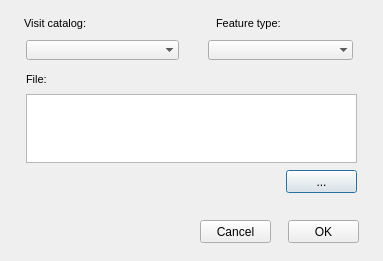
<?xml version="1.0" encoding="UTF-8"?>
<ui version="4.0">
 <class>Dialog</class>
 <widget class="QDialog" name="Dialog">
  <property name="geometry">
   <rect>
    <x>0</x>
    <y>0</y>
    <width>383</width>
    <height>261</height>
   </rect>
  </property>
  <property name="windowTitle">
   <string>Dialog</string>
  </property>
  <widget class="QLabel" name="label_units">
   <property name="geometry">
    <rect>
     <x>24</x>
     <y>12</y>
     <width>97</width>
     <height>22</height>
    </rect>
   </property>
   <property name="font">
    <font>
     <pointsize>8</pointsize>
     <italic>false</italic>
    </font>
   </property>
   <property name="frameShape">
    <enum>QFrame::NoFrame</enum>
   </property>
   <property name="frameShadow">
    <enum>QFrame::Plain</enum>
   </property>
   <property name="text">
    <string>Visit catalog:</string>
   </property>
   <property name="textFormat">
    <enum>Qt::AutoText</enum>
   </property>
   <property name="scaledContents">
    <bool>false</bool>
   </property>
   <property name="alignment">
    <set>Qt::AlignLeading|Qt::AlignLeft|Qt::AlignVCenter</set>
   </property>
   <property name="margin">
    <number>3</number>
   </property>
  </widget>
  <widget class="QComboBox" name="visit_cat">
   <property name="geometry">
    <rect>
     <x>26</x>
     <y>40</y>
     <width>153</width>
     <height>20</height>
    </rect>
   </property>
   <property name="autoFillBackground">
    <bool>true</bool>
   </property>
   <property name="maxVisibleItems">
    <number>8</number>
   </property>
   <property name="frame">
    <bool>false</bool>
   </property>
  </widget>
  <widget class="QLabel" name="label_checkfreq">
   <property name="geometry">
    <rect>
     <x>216</x>
     <y>12</y>
     <width>101</width>
     <height>22</height>
    </rect>
   </property>
   <property name="font">
    <font>
     <pointsize>8</pointsize>
     <italic>false</italic>
    </font>
   </property>
   <property name="frameShape">
    <enum>QFrame::NoFrame</enum>
   </property>
   <property name="frameShadow">
    <enum>QFrame::Plain</enum>
   </property>
   <property name="text">
    <string>Feature type:</string>
   </property>
   <property name="textFormat">
    <enum>Qt::AutoText</enum>
   </property>
   <property name="scaledContents">
    <bool>false</bool>
   </property>
   <property name="alignment">
    <set>Qt::AlignLeading|Qt::AlignLeft|Qt::AlignVCenter</set>
   </property>
   <property name="margin">
    <number>3</number>
   </property>
  </widget>
  <widget class="QTextEdit" name="txt_file_inp">
   <property name="geometry">
    <rect>
     <x>26</x>
     <y>94</y>
     <width>331</width>
     <height>69</height>
    </rect>
   </property>
  </widget>
  <widget class="QPushButton" name="btn_file_inp">
   <property name="geometry">
    <rect>
     <x>286</x>
     <y>170</y>
     <width>71</width>
     <height>23</height>
    </rect>
   </property>
   <property name="text">
    <string>...</string>
   </property>
  </widget>
  <widget class="QLabel" name="label_checkfreq_2">
   <property name="geometry">
    <rect>
     <x>26</x>
     <y>68</y>
     <width>101</width>
     <height>22</height>
    </rect>
   </property>
   <property name="font">
    <font>
     <pointsize>8</pointsize>
     <italic>false</italic>
    </font>
   </property>
   <property name="frameShape">
    <enum>QFrame::NoFrame</enum>
   </property>
   <property name="frameShadow">
    <enum>QFrame::Plain</enum>
   </property>
   <property name="text">
    <string>File:</string>
   </property>
   <property name="textFormat">
    <enum>Qt::AutoText</enum>
   </property>
   <property name="scaledContents">
    <bool>false</bool>
   </property>
   <property name="alignment">
    <set>Qt::AlignLeading|Qt::AlignLeft|Qt::AlignVCenter</set>
   </property>
   <property name="margin">
    <number>3</number>
   </property>
  </widget>
  <widget class="QComboBox" name="feature_type">
   <property name="geometry">
    <rect>
     <x>208</x>
     <y>40</y>
     <width>145</width>
     <height>20</height>
    </rect>
   </property>
   <property name="autoFillBackground">
    <bool>true</bool>
   </property>
   <property name="maxVisibleItems">
    <number>8</number>
   </property>
   <property name="frame">
    <bool>false</bool>
   </property>
  </widget>
  <widget class="QPushButton" name="btn_accept">
   <property name="geometry">
    <rect>
     <x>288</x>
     <y>220</y>
     <width>71</width>
     <height>23</height>
    </rect>
   </property>
   <property name="text">
    <string>OK</string>
   </property>
  </widget>
  <widget class="QPushButton" name="btn_cancel">
   <property name="geometry">
    <rect>
     <x>200</x>
     <y>220</y>
     <width>71</width>
     <height>23</height>
    </rect>
   </property>
   <property name="text">
    <string>Cancel</string>
   </property>
  </widget>
 </widget>
 <tabstops>
  <tabstop>visit_cat</tabstop>
 </tabstops>
 <resources/>
 <connections/>
</ui>
